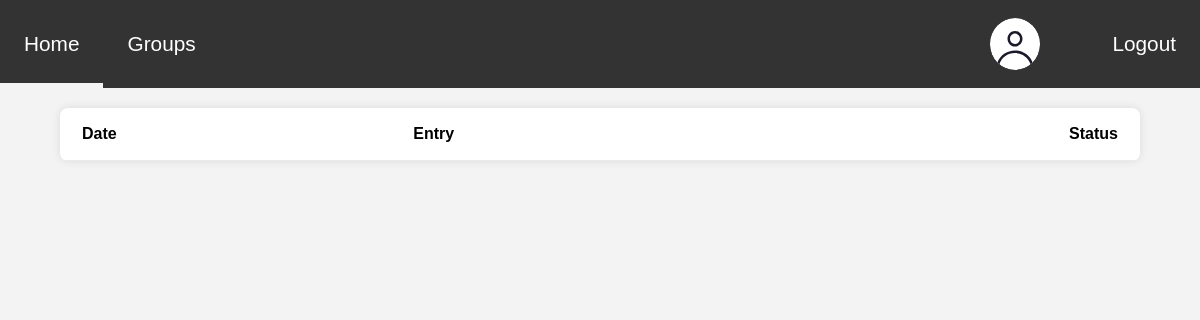
/therapist/history/history.php (signed in), run on an earlier commit of the app's database.
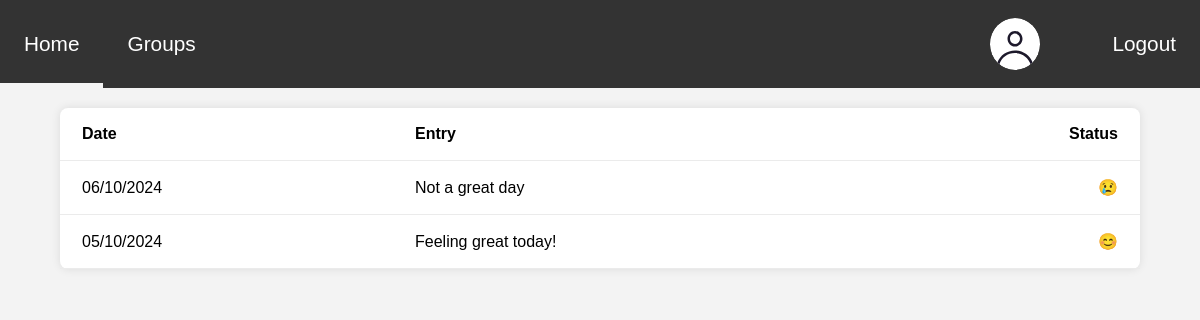
And on a later commit of the database.
### tables this page shows
CREATE TABLE journal_entries (
    id INT AUTO_INCREMENT PRIMARY KEY,
    patient_id INT,
    journal_date DATE,
    hours_slept INT,
    mood VARCHAR(20),
    meals_eaten INT,
    exercise BOOLEAN,
    journal_entry TEXT,
    FOREIGN KEY (patient_id) REFERENCES users(id) ON DELETE CASCADE
);

### conf.php (called while the page is built, shortened)
<?php
$moods = [];
$moods["happy"] = "&#128522";
$moods["neutral"] = "&#128528";
$moods["sad"] = "&#128546";
$moods["angry"] = "&#128545";
$moods["excited"] = "&#128513";
$moods["tired"] = "&#128564";
$moods["anxious"] = "&#128552";
?>

### therapist/history/history.php (the view, shortened to what this page needs)
<!DOCTYPE html>
<html lang="en">
<head>
    <link rel="stylesheet" href="history.css">
</head>
<body>
    <header>
        <?php include "../../common/navbar/navbar.php"; ?>
    </header>
    <main class="main">
        <table class="history_table">
            <thead>
                <tr>
                    <th>Date</th>
                    <th>Entry</th>
                    <th>Status</th>
                </tr>
            </thead>
            <tbody>
                <?php
                $sql = "SELECT id,journal_date, journal_entry, mood FROM journal_entries WHERE patient_id = ? ORDER BY journal_date DESC";
                $stmt = $conn->prepare($sql);
                $patient_id = 1;
                $stmt->bind_param("i", $patient_id);
                $stmt->execute();
                $result = $stmt->get_result();
                while ($row = $result->fetch_assoc()) {
                    echo "<tr onclick=\"journalRedirect(".$row['id'].")\">";
                    echo "<td>" . date("d/m/Y", strtotime($row['journal_date'])) . "</td>";
                    echo "<td>" . htmlspecialchars($row['journal_entry']) . "</td>";
                    echo "<td>" .$moods[$row['mood']]. "</td>";
                    echo "</tr>";
                }
                ?>
            </tbody>
        </table>
    </main>
</body>
</html>

What changed in the data, as far as the page shows it:
added journal_entries: journal_date "06/10/2024", journal_entry "Not a great day", mood "😢"
added journal_entries: journal_date "05/10/2024", journal_entry "Feeling great today!", mood "😊"
